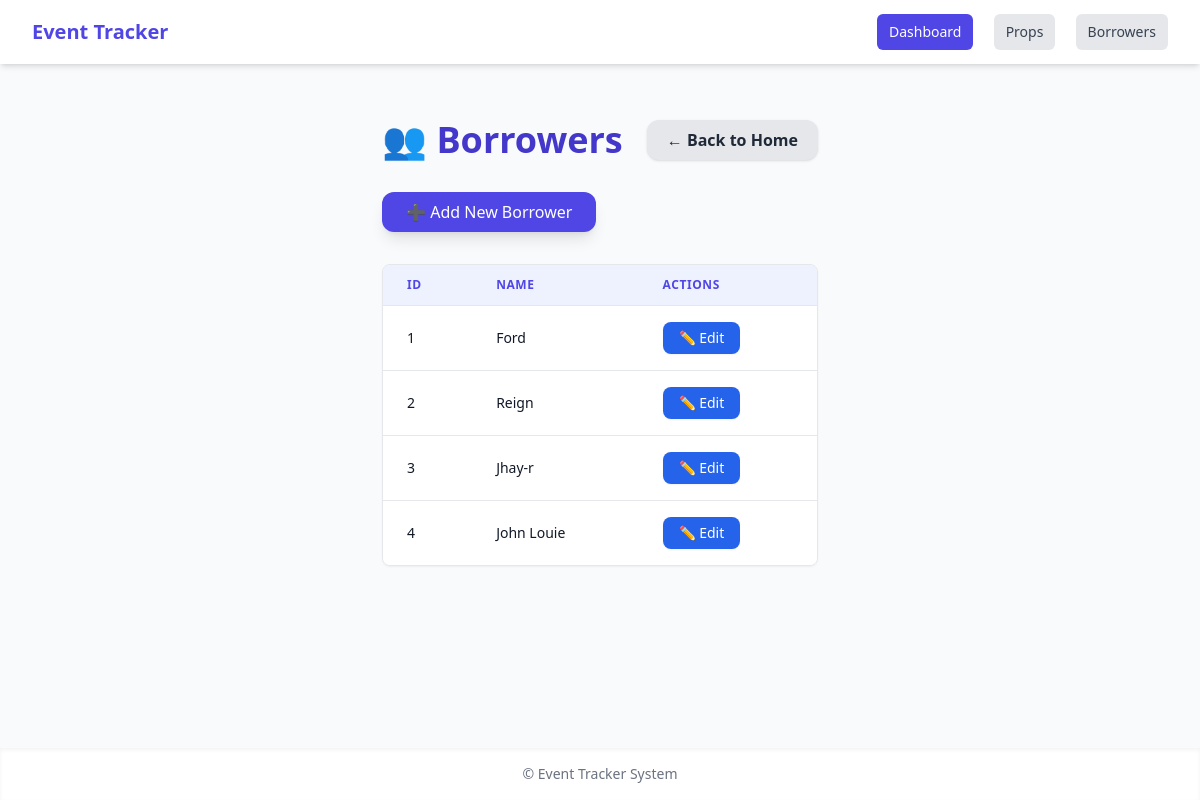
The page /borrowers/ on the database its author committed.
### inventory/models.py (models this page shows, shortened)
class Borrower(models.Model):
    name = models.CharField(max_length=100)
    email = models.EmailField(blank=True, null=True)  # optional
    phone = models.CharField(max_length=20, blank=True, null=True)  # optional

### inventory/views.py (the view)
# urls.py: path('borrowers/', borrower_list, name='borrower_list'),
def borrower_list(request):
    borrowers = Borrower.objects.all()
    return render(request, 'inventory/borrower_list.html', {'borrowers': borrowers})

### inventory/templates/inventory/borrower_list.html
{% extends 'inventory/base.html' %}
{% block content %}
<div class="max-w-7xl mx-auto px-6 py-8">
    <div class="flex justify-between items-center mb-8">
    <h1 class="text-4xl font-extrabold text-indigo-700 flex items-center gap-3">
        👥 Borrowers
    </h1>
    <a href="{% url 'home' %}" class="inline-block bg-gray-200 text-gray-800 font-semibold px-5 py-2 rounded-xl hover:bg-gray-300 transition shadow ml-6">
        ← Back to Home
    </a>
</div>
    <div class="mb-8">
        <a href="{% url 'borrower_add' %}" class="inline-block bg-indigo-600 hover:bg-indigo-400 text-white font-medium py-2 px-6 rounded-xl shadow-lg transition duration-500">
            ➕ Add New Borrower
        </a>
    </div>
    {% if borrowers %}
    <div class="overflow-x-auto rounded-lg border border-gray-200 shadow-sm">
        <table class="min-w-full divide-y divide-gray-200">
            <thead class="bg-indigo-50">
                <tr>
                    <th class="px-6 py-3 text-left text-xs font-semibold text-indigo-600 uppercase tracking-wider">ID</th>
                    <th class="px-6 py-3 text-left text-xs font-semibold text-indigo-600 uppercase tracking-wider">Name</th>
                    <th class="px-6 py-3 text-left text-xs font-semibold text-indigo-600 uppercase tracking-wider">Actions</th>
                </tr>
            </thead>
            <tbody class="bg-white divide-y divide-gray-200">
                {% for borrower in borrowers %}
                <tr>
                    <td class="px-6 py-4 whitespace-nowrap text-sm text-gray-900">{{ borrower.id }}</td>
                    <td class="px-6 py-4 whitespace-nowrap text-sm text-gray-900">{{ borrower.name }}</td>
                    <td class="px-6 py-4 whitespace-nowrap space-x-2">
                        <a href="{% url 'borrower_edit' borrower.id %}"
                           class="inline-block bg-blue-600 hover:bg-blue-700 text-white px-4 py-1.5 rounded-lg shadow-sm text-sm transition">
                           ✏️ Edit
                        </a>
                    </td>
                </tr>
                {% endfor %}
            </tbody>
        </table>
    </div>
    {% else %}
    <div class="text-center text-gray-500 mt-12 text-lg">
        No borrowers found.
    </div>
    {% endif %}
</div>
{% endblock %}

### rows shown on the page
Borrower: id "1", name "Ford"
Borrower: id "2", name "Reign"
Borrower: id "3", name "Jhay-r"
Borrower: id "4", name "John Louie"
